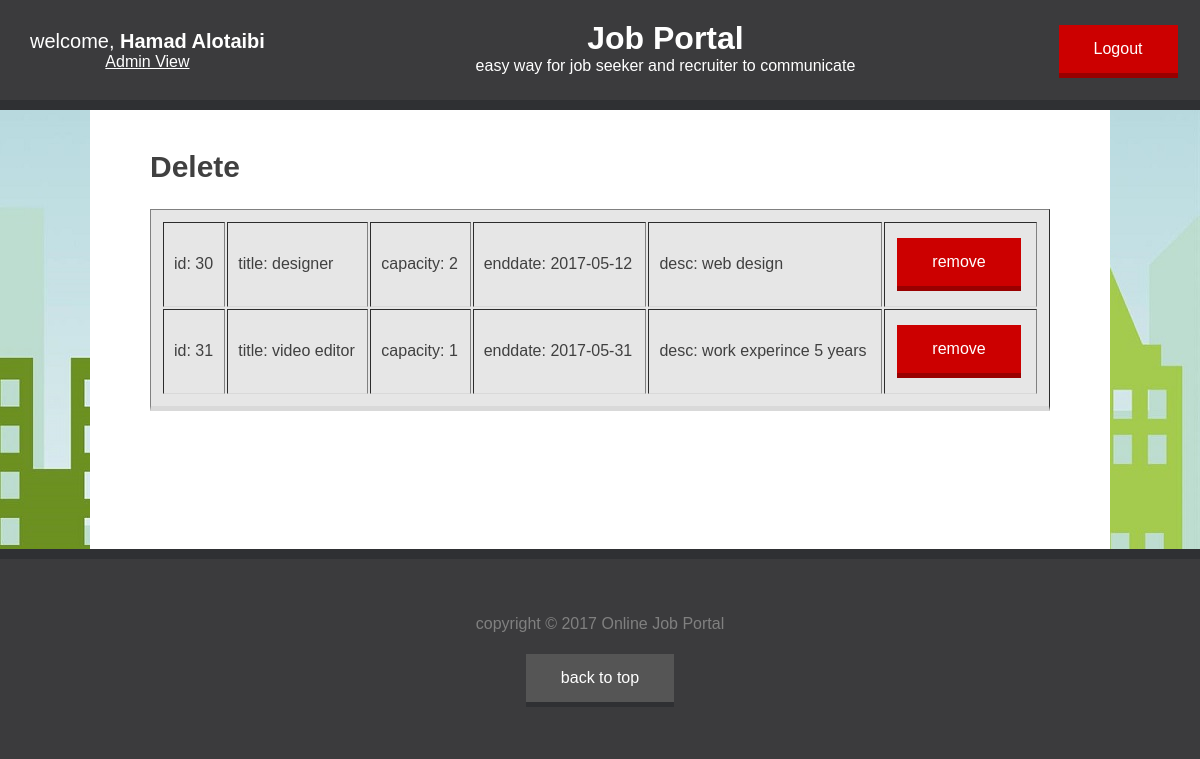
The page /admin-page1.php (signed in) on the database its author committed.
### tables this page shows
CREATE TABLE `vacancy` (
  `id` int(11) NOT NULL,
  `title` varchar(64) NOT NULL,
  `capacity` int(11) NOT NULL,
  `available` int(11) NOT NULL,
  `enddate` date DEFAULT NULL,
  `desc` text NOT NULL,
  `rid` int(11) NOT NULL,
  `ptime` datetime NOT NULL
);

### admin-page1.php (the view, shortened to what this page needs)
<?php include 'header.php'; ?>
       <?php
       if(isset($_SESSION['type']) && $_SESSION['type']=='admin'){
       include ('connection-db.php');
       $query="Select * from vacancy ;";
       $result=  mysqli_query($con, $query);
       $user=array();
       while($row=  mysqli_fetch_assoc($result)){
           $user[$row['id']]=array("id"=>$row['id'],
                   "title"=>$row['title'],
                   "capacity"=>$row['capacity'],
                   "enddate"=>$row['enddate'],
                   "desc"=>$row['desc']
                   );
       }
        ?><?php if(isset($_GET['status']) AND $_GET['status']==1) {?>
                           <p>"vacancy deleted successfully" </p>
                <?php } else if(isset($_GET['status']) AND $_GET['status']==0) {?>
                <p> wrong ID </p>
                <?php } else {?>
                <h1 style="font-size: 30px" > Delete </h1>
                <form name="delete" method="Get">
                    <table align="CENTER" cellpadding="10px"  class="box" border="1">
                    <?php foreach ($user as $i){ ?>
                    <tr>
                        <td>id: <?php echo $i['id']; ?></td>
                        <td>title: <?php echo $i['title']; ?></td>
                        <td>capacity: <?php echo $i['capacity']; ?></td>
                        <td>enddate: <?php echo $i['enddate']; ?></td>
                        <td>desc: <?php echo $i['desc']; ?></td>
                        <td><a class="red button" href="admin-page1.php?delete=<?php echo $i['id']; ?>">remove</a></td>
                    </tr>
                    <?php } ?>
                    </table>
                    <br>
                </form>
 <?php }?>
                <?php } else {
     echo 'you do not have privilege to access this page, please go back to homepage <a href="index.php" style="color:green">click here</a>';
                } ?>
<?php include 'footer.php'; ?>

### css/style.css (style rules this page uses)
html,body { margin:0px; padding:0px; height:100%; font-family: sans-serif; color: #404040; background-image: url("wallpaper.jpg"); background-color: greenyellow; background-repeat: repeat-x; background-position: right top; background-attachment: fixed; }
a:link,a:active,a:hover,a:visited { color:white; }
.button { text-decoration: none; background-color: #D0DD2B; border: none; border-bottom: 5px solid #A6B126; color: white; padding: 15px 35px; margin: 5px 2.5px; display: inline-block; font-size: 16px; cursor: pointer; }
.red { background-color: #cc0000; border-bottom: 5px solid #990000; }
.box { width: 100%; padding: 10px; margin: 20px 0px; border-bottom: 5px solid #d9d9d9; background-color: #e6e6e6; }

### rows shown on the page
vacancy: id "30", title "designer", capacity "2", enddate "2017-05-12", desc "web design"
vacancy: id "31", title "video editor", capacity "1", enddate "2017-05-31", desc "work experince 5 years"

### other values the page prints
$_SESSION['name'] "Hamad Alotaibi"
